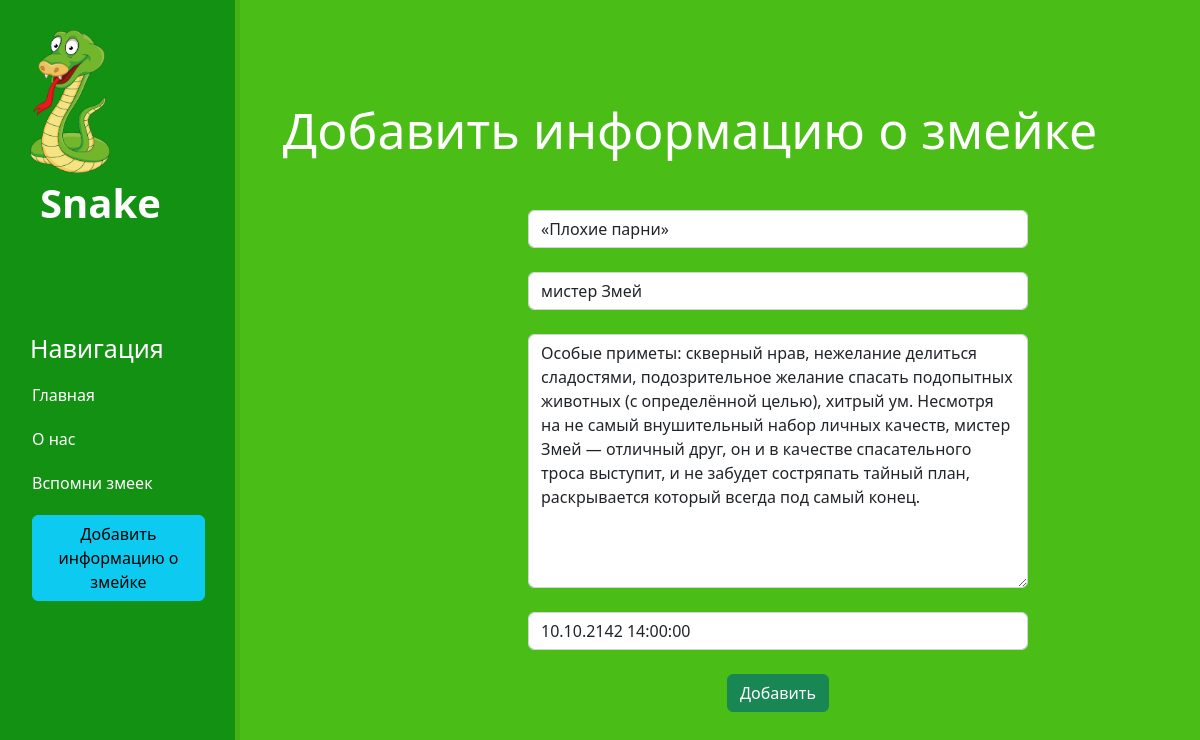
The app's page /newinfo/5/update with its own data.
### info/models.py (models this page shows, shortened)
class Snake(models.Model):
    title = models.CharField('Название', max_length=50)
    anons = models.CharField('Анонс', max_length=250)
    text = models.TextField('Полный текст')
    date = models.DateTimeField('Дата')
    class Meta:
        verbose_name = 'Змея'
        verbose_name_plural = 'Змейки'

### info/views.py (the view)
# urls.py: path('<int:pk>/update', views.NewinfoDetailViewUpdate.as_view(), name='datilesnake_update'),
class NewinfoDetailViewUpdate(UpdateView):
    model = Snake
    template_name = 'info/create.html'
    form_class = SnakeForm

### info/forms.py
class SnakeForm(ModelForm):
    class Meta:
        model = Snake
        fields = ['title', 'anons', 'text', 'date']
        widgets = {
            "title": TextInput(attrs={
                'class': 'form-control',
                'placeholder': 'Название статьи'
            }),
            "anons": TextInput(attrs={
                'class': 'form-control',
                'placeholder': 'Анонс статьи'
            }),
            "text": Textarea(attrs={
                'class': 'form-control',
                'placeholder': 'Название статьи'
            }),
            "date": DateTimeInput(attrs={
                'class': 'form-control',
                'placeholder': 'Дата публикации'
            }),
        }

### info/templates/info/create.html (shortened to what this page needs)
{% extends 'main/general.html' %}
{% block content %}
    <div class="features">
        <h1>Добавить информацию о змейке</h1>
        <form method="post">
            {{ form.title }}<br>
            {{ form.anons }}<br>
            {{ form.text }}<br>
            {{ form.date }}<br>
            <button class="btn btn-success" type="submit">Добавить</button>
        </form>
    </div>
{% endblock %}

### main/static/main/css/main.css (style rules this page uses)
body { background: #4bbd17; }
main .features { float: left; color: #fff; margin-top: 100px; text-align: center; width: 75%; }
main .features h1 { font-size: 50px; }
form { margin-left: 32%; width: 500px; margin-top: 50px; }

### records on screen
Snake: title "«Плохие парни»", anons "мистер Змей", text "Особые приметы: скверный нрав, нежелание делиться сладостями, подозрительное желание спасать подопытных животных (с определённой целью), хитрый ум. Несмотря на не самый внушительный набор личных качеств, мистер Змей — отличный друг, он и в качестве спасательного троса выступит, и не забудет состряпать тайный план, раскрывается который всегда под самый конец.", date "10.10.2142 14:00:00"
